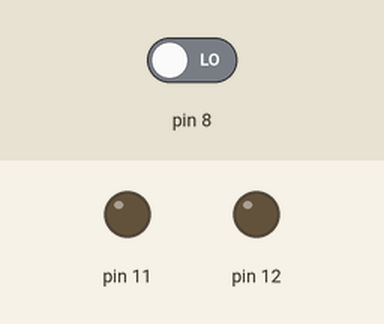
Simulated run of this sketch. Board: Arduino Uno, built with avr-gcc and run on an emulated ATmega328P. Shown: output pins drawn as LEDs (lit = HIGH). Dashed ring = blinking. The test bench sets the inputs (shaded band); at power-on: pin 8 LOW.

Above: at 1.2 s.
1.3 s: pin 8 driven HIGH
At 1.4 s:
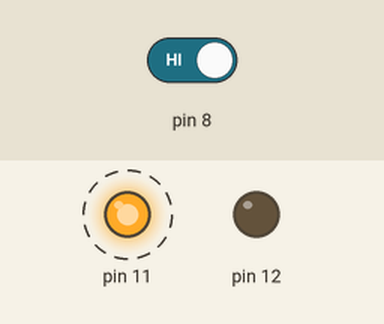
At 2.2 s:
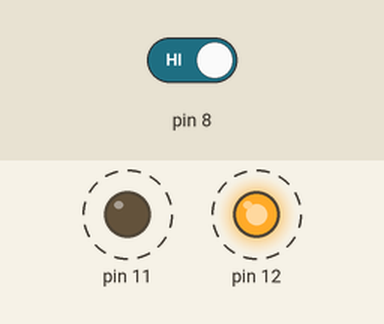
4.3 s: pin 8 driven LOW
At 5.2 s:
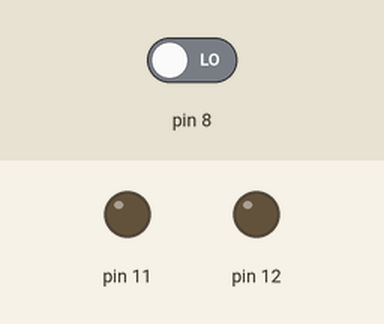
Timing chart, 0 to 7.3 s (numbered marks = the images above; inputs shaded):
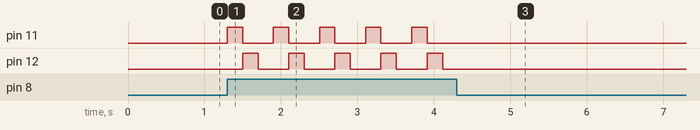

The sketch:

MultiStateAlarm.ino
```cpp
// Code generated by ArduinoML
// Structural concepts
void setup() {
	pinMode(11, OUTPUT);
	pinMode(12, OUTPUT);
	pinMode(8, INPUT);
}

//Behavioral concepts
long time=0;
long debounce = 200;
long analog=0;

void mode_MultiStateAlarm() {
	//initial state
	state_off();
}

void state_off() {
	digitalWrite(12, LOW);
	boolean guard = millis() - time > debounce;
	if( digitalRead(8) == HIGH && guard ) {
		time = millis();
		state_buzz();
	}
	else {
		state_off();
	}
}

void state_buzz() {
	digitalWrite(11, HIGH);
	boolean guard = millis() - time > debounce;
	if( digitalRead(8) == HIGH && guard ) {
		time = millis();
		state_glow();
	}
	else {
		state_buzz();
	}
}

void state_glow() {
	digitalWrite(11, LOW);
	digitalWrite(12, HIGH);
	boolean guard = millis() - time > debounce;
	if( digitalRead(8) == HIGH && guard ) {
		time = millis();
		state_off();
	}
	else {
		state_glow();
	}
}

void loop() {mode_MultiStateAlarm();} // Entering init mode
```

Measured:
- after the input at 1.3 s, pin 11: alternates HIGH for 0.20 s and LOW for 0.40 s, starting at once; pin 12: alternates HIGH for 0.20 s and LOW for 0.40 s, starting after 0.20 s
- after the input at 4.3 s, pin 11, pin 12: stops changing and stays LOW
